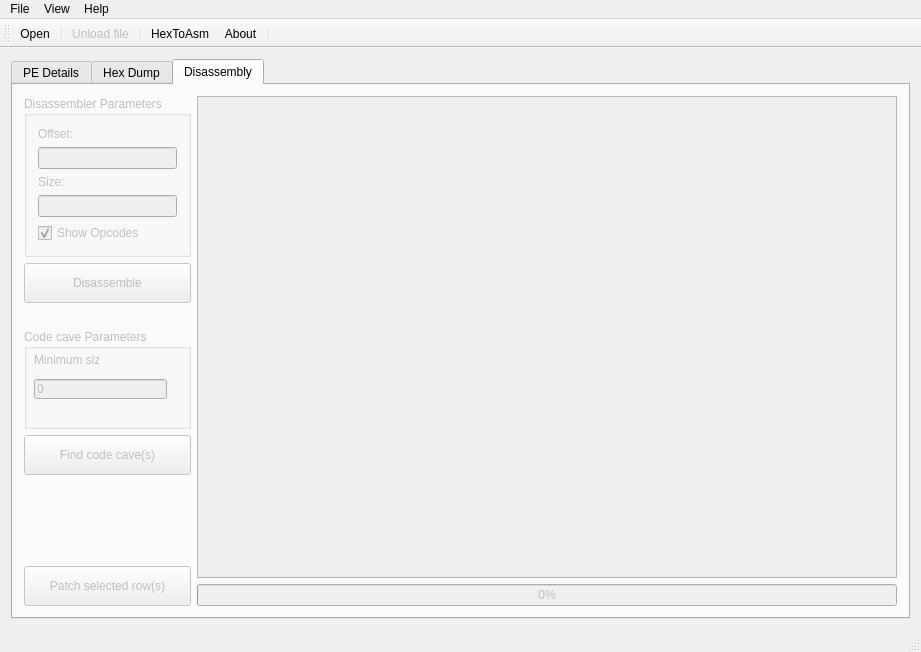
<?xml version="1.0" encoding="UTF-8"?>
<ui version="4.0">
 <class>MainWindow</class>
 <widget class="QMainWindow" name="MainWindow">
  <property name="geometry">
   <rect>
    <x>0</x>
    <y>0</y>
    <width>910</width>
    <height>652</height>
   </rect>
  </property>
  <property name="windowTitle">
   <string>Disassembler++</string>
  </property>
  <widget class="QWidget" name="centralWidget">
   <layout class="QVBoxLayout" name="verticalLayout">
    <item>
     <widget class="QTabWidget" name="tabWidget">
      <property name="currentIndex">
       <number>2</number>
      </property>
      <widget class="QWidget" name="detailsTab">
       <attribute name="title">
        <string>PE Details</string>
       </attribute>
       <layout class="QVBoxLayout" name="verticalLayout_3">
        <item>
         <widget class="QGroupBox" name="groupBox">
          <property name="minimumSize">
           <size>
            <width>0</width>
            <height>100</height>
           </size>
          </property>
          <property name="title">
           <string/>
          </property>
          <property name="flat">
           <bool>false</bool>
          </property>
          <layout class="QVBoxLayout" name="verticalLayout_6">
           <item>
            <layout class="QGridLayout" name="gridLayout">
             <item row="2" column="1">
              <widget class="QLabel" name="label">
               <property name="text">
                <string>Entrypoint:</string>
               </property>
              </widget>
             </item>
             <item row="0" column="2">
              <spacer name="horizontalSpacer_2">
               <property name="orientation">
                <enum>Qt::Horizontal</enum>
               </property>
               <property name="sizeType">
                <enum>QSizePolicy::Fixed</enum>
               </property>
               <property name="sizeHint" stdset="0">
                <size>
                 <width>20</width>
                 <height>20</height>
                </size>
               </property>
              </spacer>
             </item>
             <item row="0" column="9">
              <widget class="QLineEdit" name="epSectionEdit">
               <property name="palette">
                <palette>
                 <active>
                  <colorrole role="Base">
                   <brush brushstyle="SolidPattern">
                    <color alpha="255">
                     <red>240</red>
                     <green>240</green>
                     <blue>240</blue>
                    </color>
                   </brush>
                  </colorrole>
                 </active>
                 <inactive>
                  <colorrole role="Base">
                   <brush brushstyle="SolidPattern">
                    <color alpha="255">
                     <red>240</red>
                     <green>240</green>
                     <blue>240</blue>
                    </color>
                   </brush>
                  </colorrole>
                 </inactive>
                 <disabled>
                  <colorrole role="Base">
                   <brush brushstyle="SolidPattern">
                    <color alpha="255">
                     <red>240</red>
                     <green>240</green>
                     <blue>240</blue>
                    </color>
                   </brush>
                  </colorrole>
                 </disabled>
                </palette>
               </property>
               <property name="readOnly">
                <bool>true</bool>
               </property>
              </widget>
             </item>
             <item row="1" column="9">
              <widget class="QLineEdit" name="epOffsetEdit">
               <property name="palette">
                <palette>
                 <active>
                  <colorrole role="Base">
                   <brush brushstyle="SolidPattern">
                    <color alpha="255">
                     <red>240</red>
                     <green>240</green>
                     <blue>240</blue>
                    </color>
                   </brush>
                  </colorrole>
                 </active>
                 <inactive>
                  <colorrole role="Base">
                   <brush brushstyle="SolidPattern">
                    <color alpha="255">
                     <red>240</red>
                     <green>240</green>
                     <blue>240</blue>
                    </color>
                   </brush>
                  </colorrole>
                 </inactive>
                 <disabled>
                  <colorrole role="Base">
                   <brush brushstyle="SolidPattern">
                    <color alpha="255">
                     <red>240</red>
                     <green>240</green>
                     <blue>240</blue>
                    </color>
                   </brush>
                  </colorrole>
                 </disabled>
                </palette>
               </property>
               <property name="readOnly">
                <bool>true</bool>
               </property>
              </widget>
             </item>
             <item row="0" column="3">
              <widget class="QLineEdit" name="fileNameEdit">
               <property name="palette">
                <palette>
                 <active>
                  <colorrole role="Base">
                   <brush brushstyle="SolidPattern">
                    <color alpha="255">
                     <red>240</red>
                     <green>240</green>
                     <blue>240</blue>
                    </color>
                   </brush>
                  </colorrole>
                 </active>
                 <inactive>
                  <colorrole role="Base">
                   <brush brushstyle="SolidPattern">
                    <color alpha="255">
                     <red>240</red>
                     <green>240</green>
                     <blue>240</blue>
                    </color>
                   </brush>
                  </colorrole>
                 </inactive>
                 <disabled>
                  <colorrole role="Base">
                   <brush brushstyle="SolidPattern">
                    <color alpha="255">
                     <red>240</red>
                     <green>240</green>
                     <blue>240</blue>
                    </color>
                   </brush>
                  </colorrole>
                 </disabled>
                </palette>
               </property>
               <property name="readOnly">
                <bool>true</bool>
               </property>
              </widget>
             </item>
             <item row="2" column="7">
              <widget class="QLabel" name="label_2">
               <property name="text">
                <string>EP First Bytes:</string>
               </property>
              </widget>
             </item>
             <item row="0" column="8">
              <spacer name="horizontalSpacer_3">
               <property name="orientation">
                <enum>Qt::Horizontal</enum>
               </property>
               <property name="sizeType">
                <enum>QSizePolicy::Fixed</enum>
               </property>
               <property name="sizeHint" stdset="0">
                <size>
                 <width>20</width>
                 <height>20</height>
                </size>
               </property>
              </spacer>
             </item>
             <item row="1" column="1">
              <widget class="QLabel" name="label_3">
               <property name="text">
                <string>File Size:</string>
               </property>
              </widget>
             </item>
             <item row="0" column="0">
              <spacer name="horizontalSpacer_4">
               <property name="orientation">
                <enum>Qt::Horizontal</enum>
               </property>
               <property name="sizeType">
                <enum>QSizePolicy::Fixed</enum>
               </property>
               <property name="sizeHint" stdset="0">
                <size>
                 <width>20</width>
                 <height>20</height>
                </size>
               </property>
              </spacer>
             </item>
             <item row="2" column="9">
              <widget class="QLineEdit" name="firstBytesEdit">
               <property name="palette">
                <palette>
                 <active>
                  <colorrole role="Base">
                   <brush brushstyle="SolidPattern">
                    <color alpha="255">
                     <red>240</red>
                     <green>240</green>
                     <blue>240</blue>
                    </color>
                   </brush>
                  </colorrole>
                 </active>
                 <inactive>
                  <colorrole role="Base">
                   <brush brushstyle="SolidPattern">
                    <color alpha="255">
                     <red>240</red>
                     <green>240</green>
                     <blue>240</blue>
                    </color>
                   </brush>
                  </colorrole>
                 </inactive>
                 <disabled>
                  <colorrole role="Base">
                   <brush brushstyle="SolidPattern">
                    <color alpha="255">
                     <red>240</red>
                     <green>240</green>
                     <blue>240</blue>
                    </color>
                   </brush>
                  </colorrole>
                 </disabled>
                </palette>
               </property>
               <property name="readOnly">
                <bool>true</bool>
               </property>
              </widget>
             </item>
             <item row="2" column="3">
              <widget class="QLineEdit" name="epEdit">
               <property name="palette">
                <palette>
                 <active>
                  <colorrole role="Base">
                   <brush brushstyle="SolidPattern">
                    <color alpha="255">
                     <red>240</red>
                     <green>240</green>
                     <blue>240</blue>
                    </color>
                   </brush>
                  </colorrole>
                 </active>
                 <inactive>
                  <colorrole role="Base">
                   <brush brushstyle="SolidPattern">
                    <color alpha="255">
                     <red>240</red>
                     <green>240</green>
                     <blue>240</blue>
                    </color>
                   </brush>
                  </colorrole>
                 </inactive>
                 <disabled>
                  <colorrole role="Base">
                   <brush brushstyle="SolidPattern">
                    <color alpha="255">
                     <red>240</red>
                     <green>240</green>
                     <blue>240</blue>
                    </color>
                   </brush>
                  </colorrole>
                 </disabled>
                </palette>
               </property>
               <property name="readOnly">
                <bool>true</bool>
               </property>
              </widget>
             </item>
             <item row="0" column="4">
              <spacer name="horizontalSpacer">
               <property name="orientation">
                <enum>Qt::Horizontal</enum>
               </property>
               <property name="sizeHint" stdset="0">
                <size>
                 <width>40</width>
                 <height>20</height>
                </size>
               </property>
              </spacer>
             </item>
             <item row="1" column="7">
              <widget class="QLabel" name="label_5">
               <property name="text">
                <string>EP Offset:</string>
               </property>
              </widget>
             </item>
             <item row="0" column="7">
              <widget class="QLabel" name="label_6">
               <property name="text">
                <string>EP Section:</string>
               </property>
              </widget>
             </item>
             <item row="0" column="1">
              <widget class="QLabel" name="label_4">
               <property name="text">
                <string>File Name:</string>
               </property>
              </widget>
             </item>
             <item row="1" column="3">
              <widget class="QLineEdit" name="fileSizeEdit">
               <property name="palette">
                <palette>
                 <active>
                  <colorrole role="Base">
                   <brush brushstyle="SolidPattern">
                    <color alpha="255">
                     <red>240</red>
                     <green>240</green>
                     <blue>240</blue>
                    </color>
                   </brush>
                  </colorrole>
                 </active>
                 <inactive>
                  <colorrole role="Base">
                   <brush brushstyle="SolidPattern">
                    <color alpha="255">
                     <red>240</red>
                     <green>240</green>
                     <blue>240</blue>
                    </color>
                   </brush>
                  </colorrole>
                 </inactive>
                 <disabled>
                  <colorrole role="Base">
                   <brush brushstyle="SolidPattern">
                    <color alpha="255">
                     <red>240</red>
                     <green>240</green>
                     <blue>240</blue>
                    </color>
                   </brush>
                  </colorrole>
                 </disabled>
                </palette>
               </property>
               <property name="readOnly">
                <bool>true</bool>
               </property>
              </widget>
             </item>
             <item row="0" column="10">
              <spacer name="horizontalSpacer_5">
               <property name="orientation">
                <enum>Qt::Horizontal</enum>
               </property>
               <property name="sizeType">
                <enum>QSizePolicy::Fixed</enum>
               </property>
               <property name="sizeHint" stdset="0">
                <size>
                 <width>20</width>
                 <height>20</height>
                </size>
               </property>
              </spacer>
             </item>
            </layout>
           </item>
          </layout>
         </widget>
        </item>
        <item>
         <spacer name="verticalSpacer">
          <property name="orientation">
           <enum>Qt::Vertical</enum>
          </property>
          <property name="sizeType">
           <enum>QSizePolicy::Fixed</enum>
          </property>
          <property name="sizeHint" stdset="0">
           <size>
            <width>20</width>
            <height>20</height>
           </size>
          </property>
         </spacer>
        </item>
        <item>
         <widget class="QTableWidget" name="tableWidgetPESections">
          <property name="autoScroll">
           <bool>false</bool>
          </property>
          <property name="editTriggers">
           <set>QAbstractItemView::NoEditTriggers</set>
          </property>
          <property name="alternatingRowColors">
           <bool>true</bool>
          </property>
          <property name="selectionMode">
           <enum>QAbstractItemView::SingleSelection</enum>
          </property>
          <property name="selectionBehavior">
           <enum>QAbstractItemView::SelectRows</enum>
          </property>
          <property name="textElideMode">
           <enum>Qt::ElideRight</enum>
          </property>
          <property name="showGrid">
           <bool>true</bool>
          </property>
          <property name="gridStyle">
           <enum>Qt::SolidLine</enum>
          </property>
          <property name="sortingEnabled">
           <bool>false</bool>
          </property>
          <property name="rowCount">
           <number>0</number>
          </property>
          <property name="columnCount">
           <number>4</number>
          </property>
          <attribute name="horizontalHeaderVisible">
           <bool>false</bool>
          </attribute>
          <attribute name="horizontalHeaderCascadingSectionResizes">
           <bool>false</bool>
          </attribute>
          <attribute name="horizontalHeaderMinimumSectionSize">
           <number>180</number>
          </attribute>
          <attribute name="horizontalHeaderDefaultSectionSize">
           <number>180</number>
          </attribute>
          <attribute name="horizontalHeaderHighlightSections">
           <bool>false</bool>
          </attribute>
          <attribute name="horizontalHeaderShowSortIndicator" stdset="0">
           <bool>false</bool>
          </attribute>
          <attribute name="horizontalHeaderStretchLastSection">
           <bool>true</bool>
          </attribute>
          <attribute name="verticalHeaderVisible">
           <bool>false</bool>
          </attribute>
          <attribute name="verticalHeaderCascadingSectionResizes">
           <bool>false</bool>
          </attribute>
          <attribute name="verticalHeaderShowSortIndicator" stdset="0">
           <bool>false</bool>
          </attribute>
          <attribute name="verticalHeaderStretchLastSection">
           <bool>false</bool>
          </attribute>
          <column>
           <property name="text">
            <string>Section</string>
           </property>
          </column>
          <column>
           <property name="text">
            <string>VirtualAddress</string>
           </property>
          </column>
          <column>
           <property name="text">
            <string>VirtualSize</string>
           </property>
          </column>
          <column>
           <property name="text">
            <string>PointerToRawData</string>
           </property>
          </column>
         </widget>
        </item>
        <item>
         <spacer name="verticalSpacer_2">
          <property name="orientation">
           <enum>Qt::Vertical</enum>
          </property>
          <property name="sizeType">
           <enum>QSizePolicy::Fixed</enum>
          </property>
          <property name="sizeHint" stdset="0">
           <size>
            <width>20</width>
            <height>20</height>
           </size>
          </property>
         </spacer>
        </item>
       </layout>
      </widget>
      <widget class="QWidget" name="hexTab">
       <property name="enabled">
        <bool>false</bool>
       </property>
       <attribute name="title">
        <string>Hex Dump</string>
       </attribute>
       <layout class="QVBoxLayout" name="verticalLayout_2">
        <item>
         <layout class="QVBoxLayout" name="hexVLayout"/>
        </item>
       </layout>
      </widget>
      <widget class="QWidget" name="disasmTab">
       <property name="enabled">
        <bool>false</bool>
       </property>
       <attribute name="title">
        <string>Disassembly</string>
       </attribute>
       <layout class="QHBoxLayout" name="horizontalLayout">
        <item>
         <layout class="QVBoxLayout" name="verticalLayout_4">
          <item>
           <widget class="QGroupBox" name="groupBox_2">
            <property name="enabled">
             <bool>false</bool>
            </property>
            <property name="minimumSize">
             <size>
              <width>0</width>
              <height>100</height>
             </size>
            </property>
            <property name="title">
             <string>Disassembler Parameters</string>
            </property>
            <layout class="QVBoxLayout" name="verticalLayout_8">
             <item>
              <widget class="QLabel" name="label_12">
               <property name="text">
                <string>Offset:</string>
               </property>
              </widget>
             </item>
             <item>
              <widget class="QLineEdit" name="offsetEdit">
               <property name="maximumSize">
                <size>
                 <width>150</width>
                 <height>16777215</height>
                </size>
               </property>
               <property name="readOnly">
                <bool>false</bool>
               </property>
              </widget>
             </item>
             <item>
              <widget class="QLabel" name="label_9">
               <property name="text">
                <string>Size:</string>
               </property>
              </widget>
             </item>
             <item>
              <widget class="QLineEdit" name="disasmSizeEdit">
               <property name="maximumSize">
                <size>
                 <width>150</width>
                 <height>16777215</height>
                </size>
               </property>
               <property name="readOnly">
                <bool>false</bool>
               </property>
              </widget>
             </item>
             <item>
              <widget class="QCheckBox" name="checkBox">
               <property name="text">
                <string>Show Opcodes</string>
               </property>
               <property name="checked">
                <bool>true</bool>
               </property>
              </widget>
             </item>
            </layout>
           </widget>
          </item>
          <item>
           <widget class="QPushButton" name="disasmBtn">
            <property name="minimumSize">
             <size>
              <width>0</width>
              <height>40</height>
             </size>
            </property>
            <property name="text">
             <string>Disassemble</string>
            </property>
           </widget>
          </item>
          <item>
           <spacer name="verticalSpacer_4">
            <property name="orientation">
             <enum>Qt::Vertical</enum>
            </property>
            <property name="sizeType">
             <enum>QSizePolicy::Fixed</enum>
            </property>
            <property name="sizeHint" stdset="0">
             <size>
              <width>20</width>
              <height>20</height>
             </size>
            </property>
           </spacer>
          </item>
          <item>
           <widget class="QGroupBox" name="groupBox_3">
            <property name="minimumSize">
             <size>
              <width>0</width>
              <height>100</height>
             </size>
            </property>
            <property name="title">
             <string>Code cave Parameters</string>
            </property>
            <widget class="QLabel" name="label_13">
             <property name="geometry">
              <rect>
               <x>10</x>
               <y>23</y>
               <width>65</width>
               <height>16</height>
              </rect>
             </property>
             <property name="text">
              <string>Minimum size:</string>
             </property>
            </widget>
            <widget class="QLineEdit" name="codeCaveSizeEdit">
             <property name="geometry">
              <rect>
               <x>10</x>
               <y>50</y>
               <width>133</width>
               <height>20</height>
              </rect>
             </property>
             <property name="maximumSize">
              <size>
               <width>150</width>
               <height>16777215</height>
              </size>
             </property>
             <property name="text">
              <string>0</string>
             </property>
             <property name="readOnly">
              <bool>false</bool>
             </property>
            </widget>
           </widget>
          </item>
          <item>
           <widget class="QPushButton" name="codeCaveBtn">
            <property name="minimumSize">
             <size>
              <width>0</width>
              <height>40</height>
             </size>
            </property>
            <property name="text">
             <string>Find code cave(s)</string>
            </property>
           </widget>
          </item>
          <item>
           <spacer name="verticalSpacer_3">
            <property name="orientation">
             <enum>Qt::Vertical</enum>
            </property>
            <property name="sizeHint" stdset="0">
             <size>
              <width>20</width>
              <height>40</height>
             </size>
            </property>
           </spacer>
          </item>
          <item>
           <widget class="QPushButton" name="patchBtn">
            <property name="enabled">
             <bool>false</bool>
            </property>
            <property name="minimumSize">
             <size>
              <width>0</width>
              <height>40</height>
             </size>
            </property>
            <property name="text">
             <string>Patch selected row(s)</string>
            </property>
           </widget>
          </item>
         </layout>
        </item>
        <item>
         <layout class="QVBoxLayout" name="verticalLayout_5">
          <item>
           <widget class="QTableWidget" name="tableWidgetDisasm">
            <property name="minimumSize">
             <size>
              <width>700</width>
              <height>0</height>
             </size>
            </property>
            <property name="editTriggers">
             <set>QAbstractItemView::NoEditTriggers</set>
            </property>
            <property name="alternatingRowColors">
             <bool>false</bool>
            </property>
            <property name="selectionMode">
             <enum>QAbstractItemView::ContiguousSelection</enum>
            </property>
            <property name="selectionBehavior">
             <enum>QAbstractItemView::SelectRows</enum>
            </property>
            <property name="rowCount">
             <number>0</number>
            </property>
            <property name="columnCount">
             <number>0</number>
            </property>
            <attribute name="horizontalHeaderVisible">
             <bool>false</bool>
            </attribute>
            <attribute name="horizontalHeaderDefaultSectionSize">
             <number>80</number>
            </attribute>
            <attribute name="horizontalHeaderShowSortIndicator" stdset="0">
             <bool>false</bool>
            </attribute>
            <attribute name="horizontalHeaderStretchLastSection">
             <bool>true</bool>
            </attribute>
            <attribute name="verticalHeaderVisible">
             <bool>false</bool>
            </attribute>
            <attribute name="verticalHeaderShowSortIndicator" stdset="0">
             <bool>false</bool>
            </attribute>
            <attribute name="verticalHeaderStretchLastSection">
             <bool>false</bool>
            </attribute>
           </widget>
          </item>
          <item>
           <widget class="QProgressBar" name="progressBar">
            <property name="minimumSize">
             <size>
              <width>0</width>
              <height>20</height>
             </size>
            </property>
            <property name="value">
             <number>0</number>
            </property>
            <property name="alignment">
             <set>Qt::AlignCenter</set>
            </property>
            <property name="textVisible">
             <bool>true</bool>
            </property>
            <property name="orientation">
             <enum>Qt::Horizontal</enum>
            </property>
            <property name="invertedAppearance">
             <bool>false</bool>
            </property>
            <property name="textDirection">
             <enum>QProgressBar::TopToBottom</enum>
            </property>
           </widget>
          </item>
         </layout>
        </item>
       </layout>
      </widget>
     </widget>
    </item>
   </layout>
  </widget>
  <widget class="QMenuBar" name="menuBar">
   <property name="geometry">
    <rect>
     <x>0</x>
     <y>0</y>
     <width>910</width>
     <height>21</height>
    </rect>
   </property>
   <widget class="QMenu" name="menuFile">
    <property name="title">
     <string>File</string>
    </property>
    <addaction name="actionOpen"/>
    <addaction name="separator"/>
    <addaction name="actionExit"/>
   </widget>
   <widget class="QMenu" name="menuView">
    <property name="title">
     <string>View</string>
    </property>
   </widget>
   <widget class="QMenu" name="menuHelp">
    <property name="title">
     <string>Help</string>
    </property>
    <addaction name="actionAbout"/>
   </widget>
   <addaction name="menuFile"/>
   <addaction name="menuView"/>
   <addaction name="menuHelp"/>
  </widget>
  <widget class="QToolBar" name="mainToolBar">
   <attribute name="toolBarArea">
    <enum>TopToolBarArea</enum>
   </attribute>
   <attribute name="toolBarBreak">
    <bool>false</bool>
   </attribute>
   <addaction name="actionOpen"/>
   <addaction name="separator"/>
   <addaction name="actionUnload_file"/>
   <addaction name="separator"/>
   <addaction name="actionHexToAsm"/>
   <addaction name="actionAbout"/>
   <addaction name="separator"/>
  </widget>
  <widget class="QStatusBar" name="statusBar"/>
  <action name="actionOpen">
   <property name="icon">
    <iconset resource="Disassembler.qrc">
     <normaloff>:/images/Open.ico</normaloff>:/images/Open.ico</iconset>
   </property>
   <property name="text">
    <string>Open</string>
   </property>
  </action>
  <action name="actionExit">
   <property name="text">
    <string>Exit</string>
   </property>
  </action>
  <action name="actionAbout">
   <property name="icon">
    <iconset resource="Disassembler.qrc">
     <normaloff>:/images/Information.ico</normaloff>:/images/Information.ico</iconset>
   </property>
   <property name="text">
    <string>About</string>
   </property>
  </action>
  <action name="actionHexToAsm">
   <property name="icon">
    <iconset resource="Disassembler.qrc">
     <normaloff>:/images/Binary.ico</normaloff>:/images/Binary.ico</iconset>
   </property>
   <property name="text">
    <string>HexToAsm</string>
   </property>
   <property name="toolTip">
    <string>x86 Shellcode to Assembly</string>
   </property>
  </action>
  <action name="actionUnload_file">
   <property name="checkable">
    <bool>true</bool>
   </property>
   <property name="enabled">
    <bool>false</bool>
   </property>
   <property name="icon">
    <iconset resource="Disassembler.qrc">
     <normaloff>:/images/Close.ico</normaloff>:/images/Close.ico</iconset>
   </property>
   <property name="text">
    <string>Unload file</string>
   </property>
  </action>
 </widget>
 <layoutdefault spacing="6" margin="11"/>
 <resources>
  <include location="Disassembler.qrc"/>
 </resources>
 <connections/>
</ui>
